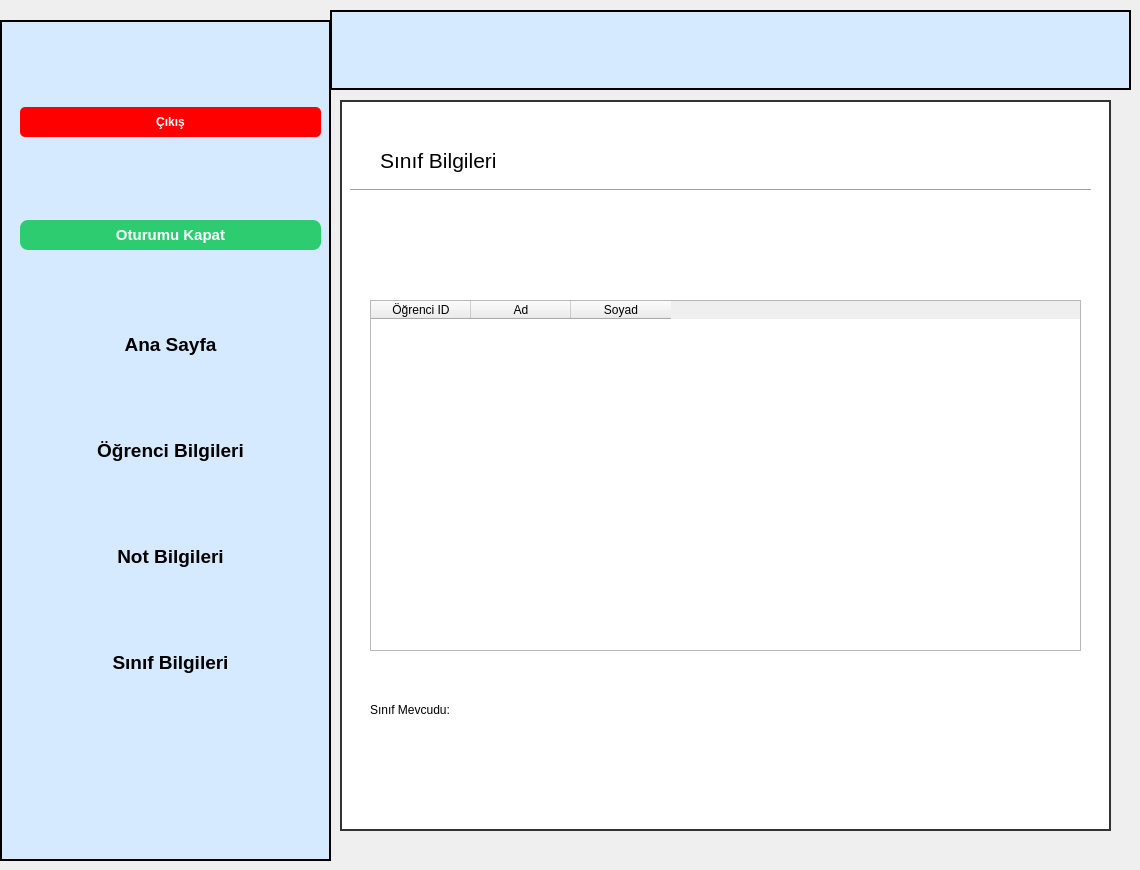
   <widget class="QWidget" name="sfsinif">
    <widget class="QFrame" name="frame_7">
     <property name="geometry">
      <rect>
       <x>0</x>
       <y>20</y>
       <width>331</width>
       <height>841</height>
      </rect>
     </property>
     <property name="styleSheet">
      <string notr="true">#frame_7{
background-color: #d6eaff;
    border: 2px solid black;

}</string>
     </property>
     <property name="frameShape">
      <enum>QFrame::StyledPanel</enum>
     </property>
     <property name="frameShadow">
      <enum>QFrame::Raised</enum>
     </property>
     <widget class="QWidget" name="verticalLayoutWidget_4">
      <property name="geometry">
       <rect>
        <x>20</x>
        <y>10</y>
        <width>301</width>
        <height>721</height>
       </rect>
      </property>
      <layout class="QVBoxLayout" name="verticalLayout_5">
       <item>
        <widget class="QPushButton" name="btnkapa4">
         <property name="font">
          <font>
           <weight>75</weight>
           <bold>true</bold>
          </font>
         </property>
         <property name="toolTip">
          <string>Sistemi kapatmak için tıklayınız.</string>
         </property>
         <property name="styleSheet">
          <string notr="true">#btnkapa4 {
    background-color: red;
    color: white;
    font-weight: bold;
    border: none;
    border-radius: 5px;
    padding: 8px 16px;
}

#btnkapa4:hover {
    background-color: darkred;
}

#btnkapa4:pressed {
    background-color: #990000;
}</string>
         </property>
         <property name="text">
          <string>Çıkış</string>
         </property>
        </widget>
       </item>
       <item>
        <widget class="QPushButton" name="btncikis4">
         <property name="toolTip">
          <string>Oturumu kapatmak için tıklayınız.</string>
         </property>
         <property name="styleSheet">
          <string notr="true">#btncikis4 {
    background-color: #2ecc71;   
    color: white;
    border: none;
    border-radius: 8px;
    padding: 6px 12px;
    font-weight: bold;
    font-size: 11pt;
}
#btncikis4:hover {
    background-color: #27ae60;  
}
#btncikis4:pressed{
background-color: #1e8449;
}
</string>
         </property>
         <property name="text">
          <string>Oturumu Kapat</string>
         </property>
        </widget>
       </item>
       <item>
        <widget class="QPushButton" name="btnana4">
         <property name="font">
          <font>
           <pointsize>14</pointsize>
           <weight>75</weight>
           <bold>true</bold>
          </font>
         </property>
         <property name="toolTip">
          <string>Ana sayfayı görmek için tıklayınız.</string>
         </property>
         <property name="styleSheet">
          <string notr="true">#btnana4 {
    background-color: #d6eaff;
    border: none;
    color: black;
}

#btnana4:hover {
    background-color: #c0ddff; 
}</string>
         </property>
         <property name="text">
          <string>Ana Sayfa</string>
         </property>
        </widget>
       </item>
       <item>
        <widget class="QPushButton" name="btnobilgi4">
         <property name="font">
          <font>
           <pointsize>14</pointsize>
           <weight>75</weight>
           <bold>true</bold>
          </font>
         </property>
         <property name="toolTip">
          <string>Öğrenci bilgilerini görmek için tıklayınız.</string>
         </property>
         <property name="styleSheet">
          <string notr="true">#btnobilgi4 {
    background-color: #d6eaff;
    border: none;
    color: black;
}

#btnobilgi4:hover {
    background-color: #c0ddff; 
}</string>
         </property>
         <property name="text">
          <string>Öğrenci Bilgileri</string>
         </property>
        </widget>
       </item>
       <item>
        <widget class="QPushButton" name="btnnotbilgi4">
         <property name="font">
          <font>
           <pointsize>14</pointsize>
           <weight>75</weight>
           <bold>true</bold>
          </font>
         </property>
         <property name="toolTip">
          <string>Not bilgilerini girmek için tıklayınız.</string>
         </property>
         <property name="styleSheet">
          <string notr="true">#btnnotbilgi4 {
    background-color: #d6eaff;
    border: none;
    color: black;
}

#btnnotbilgi4:hover {
    background-color: #c0ddff; 
}</string>
         </property>
         <property name="text">
          <string>Not Bilgileri</string>
         </property>
        </widget>
       </item>
       <item>
        <widget class="QPushButton" name="btnsinif4">
         <property name="font">
          <font>
           <pointsize>14</pointsize>
           <weight>75</weight>
           <bold>true</bold>
          </font>
         </property>
         <property name="styleSheet">
          <string notr="true">#btnsinif4 {
    background-color: #d6eaff;
    border: none;
    color: black;
}

#btnsinif4:hover {
    background-color: #c0ddff; 
}</string>
         </property>
         <property name="text">
          <string>Sınıf Bilgileri</string>
         </property>
        </widget>
       </item>
      </layout>
     </widget>
    </widget>
    <widget class="QFrame" name="frame_8">
     <property name="geometry">
      <rect>
       <x>330</x>
       <y>10</y>
       <width>801</width>
       <height>80</height>
      </rect>
     </property>
     <property name="styleSheet">
      <string notr="true">#frame_8{
background-color: #d6eaff;
    border: 2px solid black;

}</string>
     </property>
     <property name="frameShape">
      <enum>QFrame::StyledPanel</enum>
     </property>
     <property name="frameShadow">
      <enum>QFrame::Raised</enum>
     </property>
     <widget class="QLabel" name="lbbilgi4">
      <property name="geometry">
       <rect>
        <x>150</x>
        <y>30</y>
        <width>511</width>
        <height>31</height>
       </rect>
      </property>
      <property name="font">
       <font>
        <pointsize>10</pointsize>
       </font>
      </property>
      <property name="text">
       <string/>
      </property>
      <property name="alignment">
       <set>Qt::AlignCenter</set>
      </property>
     </widget>
    </widget>
    <widget class="QGroupBox" name="gbsinif">
     <property name="geometry">
      <rect>
       <x>340</x>
       <y>100</y>
       <width>771</width>
       <height>731</height>
      </rect>
     </property>
     <property name="styleSheet">
      <string notr="true">#gbsinif{
  background-color: white;
    border: 2px solid #333;
    padding: 20px;
}</string>
     </property>
     <property name="title">
      <string/>
     </property>
     <widget class="QLabel" name="label_9">
      <property name="geometry">
       <rect>
        <x>40</x>
        <y>40</y>
        <width>231</width>
        <height>41</height>
       </rect>
      </property>
      <property name="font">
       <font>
        <pointsize>16</pointsize>
       </font>
      </property>
      <property name="text">
       <string>Sınıf Bilgileri</string>
      </property>
     </widget>
     <widget class="Line" name="line_3">
      <property name="geometry">
       <rect>
        <x>10</x>
        <y>80</y>
        <width>741</width>
        <height>20</height>
       </rect>
      </property>
      <property name="orientation">
       <enum>Qt::Horizontal</enum>
      </property>
     </widget>
     <widget class="QTableWidget" name="tablesinif">
      <property name="geometry">
       <rect>
        <x>30</x>
        <y>200</y>
        <width>711</width>
        <height>351</height>
       </rect>
      </property>
      <property name="editTriggers">
       <set>QAbstractItemView::AnyKeyPressed|QAbstractItemView::EditKeyPressed</set>
      </property>
      <property name="selectionBehavior">
       <enum>QAbstractItemView::SelectRows</enum>
      </property>
      <column>
       <property name="text">
        <string>Öğrenci ID</string>
       </property>
      </column>
      <column>
       <property name="text">
        <string>Ad</string>
       </property>
      </column>
      <column>
       <property name="text">
        <string>Soyad</string>
       </property>
      </column>
     </widget>
     <widget class="QLabel" name="lbsinif">
      <property name="geometry">
       <rect>
        <x>40</x>
        <y>150</y>
        <width>501</width>
        <height>41</height>
       </rect>
      </property>
      <property name="font">
       <font>
        <pointsize>12</pointsize>
       </font>
      </property>
      <property name="text">
       <string/>
      </property>
     </widget>
     <widget class="QWidget" name="horizontalLayoutWidget">
      <property name="geometry">
       <rect>
        <x>30</x>
        <y>570</y>
        <width>121</width>
        <height>80</height>
       </rect>
      </property>
      <layout class="QHBoxLayout" name="horizontalLayout">
       <item>
        <widget class="QLabel" name="label_19">
         <property name="text">
          <string>Sınıf Mevcudu:</string>
         </property>
        </widget>
       </item>
       <item>
        <widget class="QLabel" name="lblmevcut">
         <property name="text">
          <string/>
         </property>
         <property name="alignment">
          <set>Qt::AlignCenter</set>
         </property>
        </widget>
       </item>
      </layout>
     </widget>
    </widget>
   </widget>
